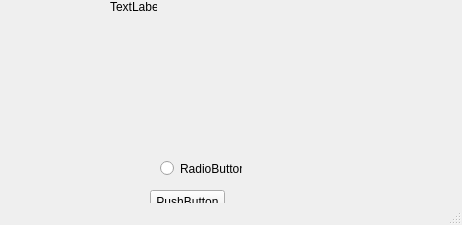
<?xml version="1.0" encoding="UTF-8"?>
<ui version="4.0">
 <class>MainWindow</class>
 <widget class="QMainWindow" name="MainWindow">
  <property name="geometry">
   <rect>
    <x>0</x>
    <y>0</y>
    <width>462</width>
    <height>225</height>
   </rect>
  </property>
  <property name="windowTitle">
   <string>MainWindow</string>
  </property>
  <widget class="QWidget" name="centralwidget">
   <widget class="QListWidget" name="listWidget">
    <property name="geometry">
     <rect>
      <x>180</x>
      <y>260</y>
      <width>256</width>
      <height>192</height>
     </rect>
    </property>
   </widget>
   <widget class="QRadioButton" name="radioButton">
    <property name="geometry">
     <rect>
      <x>160</x>
      <y>160</y>
      <width>82</width>
      <height>17</height>
     </rect>
    </property>
    <property name="text">
     <string>RadioButton</string>
    </property>
   </widget>
   <widget class="QPushButton" name="pushButton">
    <property name="geometry">
     <rect>
      <x>150</x>
      <y>190</y>
      <width>75</width>
      <height>23</height>
     </rect>
    </property>
    <property name="text">
     <string>PushButton</string>
    </property>
   </widget>
   <widget class="QLabel" name="label">
    <property name="geometry">
     <rect>
      <x>110</x>
      <y>0</y>
      <width>47</width>
      <height>13</height>
     </rect>
    </property>
    <property name="text">
     <string>TextLabel</string>
    </property>
   </widget>
  </widget>
  <widget class="QMenuBar" name="menubar">
   <property name="geometry">
    <rect>
     <x>0</x>
     <y>0</y>
     <width>462</width>
     <height>21</height>
    </rect>
   </property>
  </widget>
  <widget class="QStatusBar" name="statusbar"/>
 </widget>
 <resources/>
 <connections/>
</ui>
